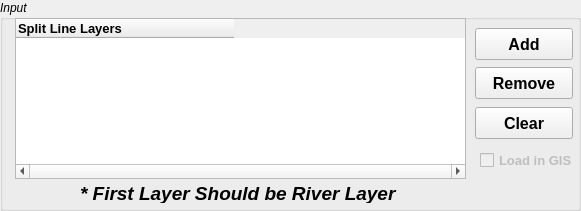
  <widget class="QGroupBox" name="groupBoxInput">
   <property name="geometry">
    <rect>
     <x>15</x>
     <y>19</y>
     <width>581</width>
     <height>211</height>
    </rect>
   </property>
   <property name="font">
    <font>
     <weight>50</weight>
     <italic>true</italic>
     <bold>false</bold>
    </font>
   </property>
   <property name="title">
    <string>Input</string>
   </property>
   <widget class="QPushButton" name="pushButtonAdd">
    <property name="geometry">
     <rect>
      <x>475</x>
      <y>28</y>
      <width>98</width>
      <height>32</height>
     </rect>
    </property>
    <property name="font">
     <font>
      <pointsize>12</pointsize>
      <weight>75</weight>
      <italic>false</italic>
      <bold>true</bold>
     </font>
    </property>
    <property name="text">
     <string>Add</string>
    </property>
    <property name="checkable">
     <bool>false</bool>
    </property>
    <property name="autoDefault">
     <bool>false</bool>
    </property>
    <property name="flat">
     <bool>false</bool>
    </property>
   </widget>
   <widget class="QTableWidget" name="tableWidget">
    <property name="geometry">
     <rect>
      <x>15</x>
      <y>18</y>
      <width>451</width>
      <height>161</height>
     </rect>
    </property>
    <property name="font">
     <font>
      <family>Arial</family>
      <pointsize>11</pointsize>
      <weight>75</weight>
      <italic>false</italic>
      <bold>true</bold>
     </font>
    </property>
    <property name="acceptDrops">
     <bool>true</bool>
    </property>
    <property name="layoutDirection">
     <enum>Qt::LeftToRight</enum>
    </property>
    <property name="frameShape">
     <enum>QFrame::StyledPanel</enum>
    </property>
    <property name="frameShadow">
     <enum>QFrame::Sunken</enum>
    </property>
    <property name="lineWidth">
     <number>1</number>
    </property>
    <property name="horizontalScrollBarPolicy">
     <enum>Qt::ScrollBarAlwaysOn</enum>
    </property>
    <property name="editTriggers">
     <set>QAbstractItemView::CurrentChanged|QAbstractItemView::SelectedClicked</set>
    </property>
    <property name="dragEnabled">
     <bool>true</bool>
    </property>
    <property name="dragDropMode">
     <enum>QAbstractItemView::DragDrop</enum>
    </property>
    <property name="wordWrap">
     <bool>false</bool>
    </property>
    <property name="cornerButtonEnabled">
     <bool>true</bool>
    </property>
    <property name="columnCount">
     <number>1</number>
    </property>
    <attribute name="horizontalHeaderDefaultSectionSize">
     <number>218</number>
    </attribute>
    <attribute name="horizontalHeaderMinimumSectionSize">
     <number>100</number>
    </attribute>
    <column>
     <property name="text">
      <string>Split Line Layers</string>
     </property>
     <property name="font">
      <font>
       <family>Arial</family>
       <pointsize>10</pointsize>
       <weight>75</weight>
       <bold>true</bold>
      </font>
     </property>
     <property name="textAlignment">
      <set>AlignLeading|AlignVCenter</set>
     </property>
    </column>
   </widget>
   <widget class="QPushButton" name="pushButtonRemove">
    <property name="geometry">
     <rect>
      <x>475</x>
      <y>67</y>
      <width>98</width>
      <height>32</height>
     </rect>
    </property>
    <property name="font">
     <font>
      <pointsize>12</pointsize>
      <weight>75</weight>
      <italic>false</italic>
      <bold>true</bold>
     </font>
    </property>
    <property name="text">
     <string>Remove</string>
    </property>
    <property name="autoDefault">
     <bool>false</bool>
    </property>
   </widget>
   <widget class="QCheckBox" name="checkBoxMergeLayer">
    <property name="enabled">
     <bool>false</bool>
    </property>
    <property name="geometry">
     <rect>
      <x>480</x>
      <y>150</y>
      <width>101</width>
      <height>21</height>
     </rect>
    </property>
    <property name="font">
     <font>
      <family>Arial</family>
      <pointsize>10</pointsize>
      <weight>75</weight>
      <italic>false</italic>
      <bold>true</bold>
      <underline>false</underline>
      <strikeout>false</strikeout>
     </font>
    </property>
    <property name="text">
     <string>Load in GIS</string>
    </property>
    <property name="checkable">
     <bool>false</bool>
    </property>
    <property name="checked">
     <bool>false</bool>
    </property>
   </widget>
   <widget class="QPushButton" name="pushButtonClear">
    <property name="geometry">
     <rect>
      <x>475</x>
      <y>107</y>
      <width>98</width>
      <height>32</height>
     </rect>
    </property>
    <property name="font">
     <font>
      <pointsize>12</pointsize>
      <weight>75</weight>
      <italic>false</italic>
      <bold>true</bold>
     </font>
    </property>
    <property name="text">
     <string>Clear</string>
    </property>
    <property name="autoDefault">
     <bool>false</bool>
    </property>
   </widget>
   <widget class="QLabel" name="label">
    <property name="geometry">
     <rect>
      <x>80</x>
      <y>183</y>
      <width>331</width>
      <height>20</height>
     </rect>
    </property>
    <property name="font">
     <font>
      <pointsize>14</pointsize>
      <weight>75</weight>
      <bold>true</bold>
     </font>
    </property>
    <property name="text">
     <string>* First Layer Should be River Layer</string>
    </property>
   </widget>
  </widget>
